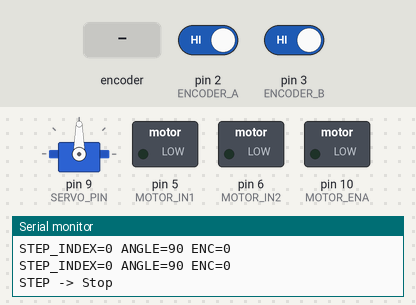
A sketch run on a simulated Arduino Uno, built with avr-gcc and run on an emulated ATmega328P. Parts: servo, switched loads named in the sketch (green lamp = pin HIGH), the last lines printed to the serial monitor. Wiring (inferred from the names in the program): servo: signal pin 9. The inputs (shaded band) are chosen by the test bench; at power-on: pin 2 (ENCODER_A) HIGH, pin 3 (ENCODER_B) HIGH. Servo pulses on a pin are drawn as a servo (544–2400 µs = 0–180°); pins used as bus, display or sensor lines are not drawn.

Above: at 2.6 s.
At 4.2 s:
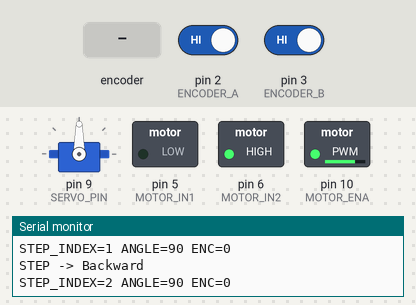
4.3 s: rotary encoder on pin 2 (ENCODER_A) / pin 3 (ENCODER_B) turned 3 steps (first pin leading)
At 7.5 s:
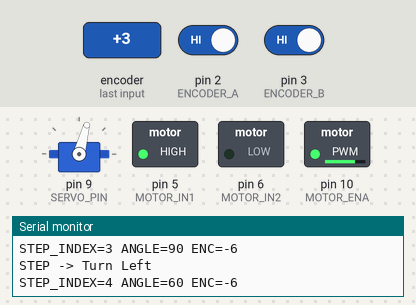
Timing chart, 0 to 15.5 s (numbered marks = the images above; inputs shaded):
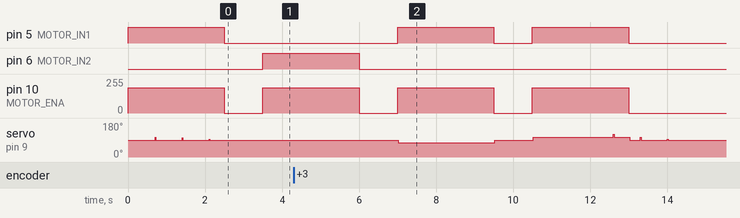

Measured:
- by itself, pin 5 (MOTOR_IN1): alternates HIGH for 2.5 s and LOW for 1.0 s, 4 changes in all, then stays LOW
- by itself, pin 10 (MOTOR_ENA): alternates 191/255 for 2.5 s and 0/255 for 1.0 s, 5 changes in all, then stays 0/255

The sketch:

Sequence_Code.ino
```cpp
#include <avr/wdt.h>

// =========================
// PIN DEFINITIONS
// =========================
const int SERVO_PIN   = 9;

const int MOTOR_IN1   = 5;
const int MOTOR_IN2   = 6;
const int MOTOR_ENA   = 10;

const int ENCODER_A   = 2;
const int ENCODER_B   = 3;

// =========================
// SERVO SETTINGS
// =========================
const int SERVO_CENTER       = 90;
const int SERVO_LEFT_LIMIT   = 60;
const int SERVO_RIGHT_LIMIT  = 120;

// manual servo pulse generation
const int SERVO_MIN_US       = 1000;
const int SERVO_MAX_US       = 2000;
const unsigned long SERVO_FRAME_US = 20000UL;

int currentAngle = SERVO_CENTER;
unsigned long lastServoFrameUs = 0;

// =========================
// MOTOR SETTINGS
// =========================
const bool FORWARD_IN1_HIGH = true;
const int MIN_EFFECTIVE_PWM = 115;
const int STOP_DEADBAND     = 3;

// =========================
// ENCODER
// =========================
volatile long encoderCount = 0;
unsigned long lastReportMs = 0;

// =========================
// SEQUENCE DEFINITION
// =========================
// angleDeg, signedCmd, durationMs, label
struct Step {
  int angleDeg;      // steering angle
  int signedCmd;     // +forward, -backward, 0 stop
  unsigned long durationMs;
  const char* label;
};

// Example open-loop sequence for milestone maneuvers
Step sequence[] = {
  {SERVO_CENTER,  140, 2500, "Forward"},
  {SERVO_CENTER,    0, 1000, "Stop"},
  {SERVO_CENTER, -140, 2500, "Backward"},
  {SERVO_CENTER,    0, 1000, "Stop"},
  {SERVO_LEFT_LIMIT, 140, 2500, "Turn Left"},
  {SERVO_CENTER,    0, 1000, "Stop"},
  {SERVO_RIGHT_LIMIT, 140, 2500, "Turn Right"},
  {SERVO_CENTER,    0, 2000, "Stop End"}
};

const int NUM_STEPS = sizeof(sequence) / sizeof(sequence[0]);
int currentStep = 0;
unsigned long stepStartMs = 0;
bool sequenceStarted = false;

// =========================
// HELPERS
// =========================
int clampInt(int v, int lo, int hi) {
  if (v < lo) return lo;
  if (v > hi) return hi;
  return v;
}

void encoderISR() {
  int a = digitalRead(ENCODER_A);
  int b = digitalRead(ENCODER_B);

  if (a == b) encoderCount++;
  else        encoderCount--;
}

void stopMotorHard() {
  digitalWrite(MOTOR_IN1, LOW);
  digitalWrite(MOTOR_IN2, LOW);
  analogWrite(MOTOR_ENA, 0);
}

int angleToPulseUs(int angleDeg) {
  angleDeg = clampInt(angleDeg, 0, 180);
  long pulse = SERVO_MIN_US + ((long)angleDeg * (SERVO_MAX_US - SERVO_MIN_US)) / 180L;
  return (int)pulse;
}

void serviceServo() {
  unsigned long nowUs = micros();

  if (nowUs - lastServoFrameUs >= SERVO_FRAME_US) {
    lastServoFrameUs = nowUs;

    int pulseUs = angleToPulseUs(currentAngle);

    digitalWrite(SERVO_PIN, HIGH);
    delayMicroseconds(pulseUs);
    digitalWrite(SERVO_PIN, LOW);
  }
}

void driveSignedCommand(int signedCmd) {
  int mag = abs(signedCmd);

  if (mag <= STOP_DEADBAND) {
    stopMotorHard();
    return;
  }

  int pwm = MIN_EFFECTIVE_PWM + (long)(255 - MIN_EFFECTIVE_PWM) * mag / 255;
  if (pwm > 255) pwm = 255;

  bool forward = (signedCmd > 0);

  if (FORWARD_IN1_HIGH) {
    if (forward) {
      digitalWrite(MOTOR_IN1, HIGH);
      digitalWrite(MOTOR_IN2, LOW);
    } else {
      digitalWrite(MOTOR_IN1, LOW);
      digitalWrite(MOTOR_IN2, HIGH);
    }
  } else {
    if (forward) {
      digitalWrite(MOTOR_IN1, LOW);
      digitalWrite(MOTOR_IN2, HIGH);
    } else {
      digitalWrite(MOTOR_IN1, HIGH);
      digitalWrite(MOTOR_IN2, LOW);
    }
  }

  analogWrite(MOTOR_ENA, pwm);
}

void applyStep(const Step& s) {
  currentAngle = s.angleDeg;
  driveSignedCommand(s.signedCmd);
}

void zeroEncoder() {
  noInterrupts();
  encoderCount = 0;
  interrupts();
}

void startSequence() {
  currentStep = 0;
  stepStartMs = millis();
  zeroEncoder();
  applyStep(sequence[currentStep]);

  Serial.print("STEP -> ");
  Serial.println(sequence[currentStep].label);

  sequenceStarted = true;
}

void serviceSequence() {
  if (!sequenceStarted) {
    startSequence();
    return;
  }

  unsigned long now = millis();

  if (now - stepStartMs >= sequence[currentStep].durationMs) {
    currentStep++;

    if (currentStep >= NUM_STEPS) {
      // sequence finished; hold safe stop forever
      currentAngle = SERVO_CENTER;
      stopMotorHard();
      return;
    }

    stepStartMs = now;
    applyStep(sequence[currentStep]);

    Serial.print("STEP -> ");
    Serial.println(sequence[currentStep].label);
  }
}

// =========================
// SETUP
// =========================
void setup() {
  Serial.begin(115200);

  pinMode(SERVO_PIN, OUTPUT);

  pinMode(MOTOR_IN1, OUTPUT);
  pinMode(MOTOR_IN2, OUTPUT);
  pinMode(MOTOR_ENA, OUTPUT);

  pinMode(ENCODER_A, INPUT_PULLUP);
  pinMode(ENCODER_B, INPUT_PULLUP);

  attachInterrupt(digitalPinToInterrupt(ENCODER_A), encoderISR, CHANGE);

  currentAngle = SERVO_CENTER;
  stopMotorHard();

  Serial.println("Open-loop sequence ready");
}

// =========================
// LOOP
// =========================
void loop() {
  serviceServo();
  serviceSequence();

  if (millis() - lastReportMs >= 700) {
    lastReportMs = millis();

    long enc;
    noInterrupts();
    enc = encoderCount;
    interrupts();

    Serial.print("STEP_INDEX=");
    Serial.print(currentStep);
    Serial.print(" ANGLE=");
    Serial.print(currentAngle);
    Serial.print(" ENC=");
    Serial.println(enc);
  }
}
```
